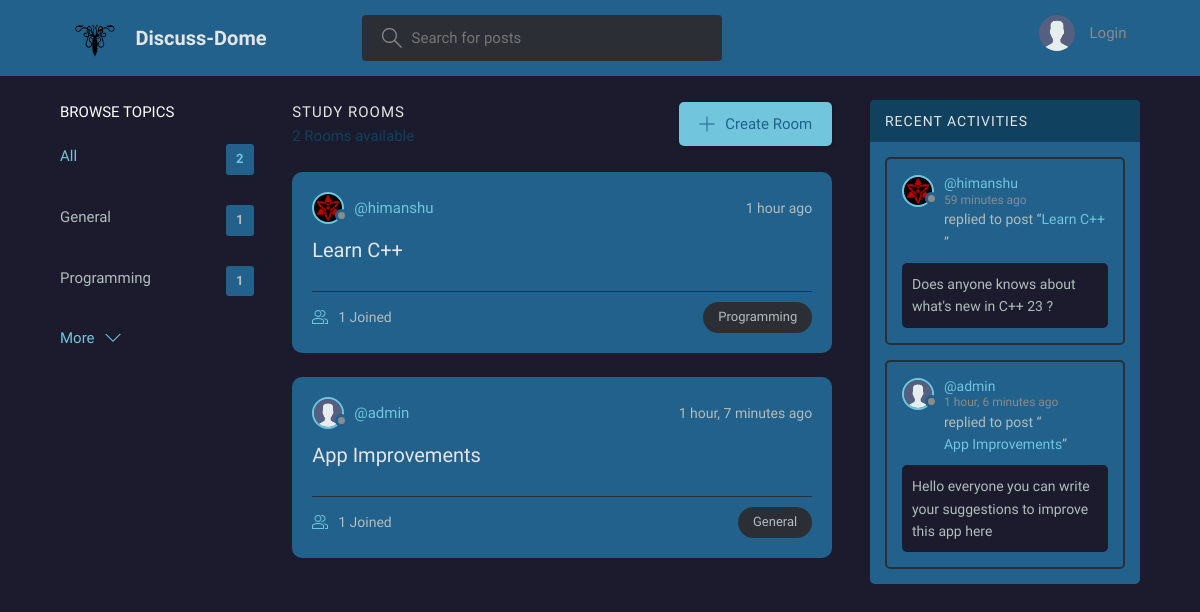
The page / on the database its author committed.
### base/models.py (models this page shows, shortened)
class Topic(models.Model):
    name = models.CharField(max_length=200)

class Room(models.Model):
    host = models.ForeignKey(User, on_delete=models.SET_NULL, null=True)
    topic = models.ForeignKey(Topic, on_delete=models.SET_NULL, null=True)
    name = models.CharField(max_length=200)
    description = models.TextField(null=True, blank=True)
    participants = models.ManyToManyField(
        User, related_name='participants', blank=True)
    updated = models.DateTimeField(auto_now=True)
    created = models.DateTimeField(auto_now_add=True)
    class Meta:
        ordering = ['-updated', '-created']
    def __str__(self):
        return self.name

class User(AbstractUser):
    name = models.CharField(max_length=200, null=True)
    email = models.EmailField(unique=True, null=True)
    bio = models.TextField(null=True)
    avatar = models.ImageField(null=True, default="avatar.svg")
    REQUIRED_FIELDS = []

class Message(models.Model):
    user = models.ForeignKey(User, on_delete=models.CASCADE)
    room = models.ForeignKey(Room, on_delete=models.CASCADE)
    body = models.TextField()
    updated = models.DateTimeField(auto_now=True)
    created = models.DateTimeField(auto_now_add=True)
    class Meta:
        ordering = ['-updated', '-created']

### base/views.py (the view)
# urls.py: path('', views.home, name="home"),
def home(request):
    q = request.GET.get('q') if request.GET.get('q') != None else ''
    rooms = Room.objects.filter(
        Q(topic__name__icontains=q) |
        Q(name__icontains=q) |
        Q(description__icontains=q)
    )
    topics = Topic.objects.all()[0:5]
    room_count = rooms.count()
    room_messages = Message.objects.filter(
        Q(room__topic__name__icontains=q))[0:3]
    context = {'rooms': rooms, 'topics': topics,
               'room_count': room_count, 'room_messages': room_messages}
    return render(request, 'base/home.html', context)

### base/templates/base/home.html (shortened to what this page needs)
{% extends 'main.html' %}
{% block content %}
<main class="layout layout--3">
  <div class="container">
    {% include 'base/topics_component.html' %}
    <div class="roomList">
      <div class="roomList__header">
        <div>
          <h2>Study Rooms</h2>
          <p>{{room_count}} Rooms available</p>
        </div>
        <a class="btn btn--main" href="{% url 'create-room' %}">
          <svg version="1.1" xmlns="http://www.w3.org/2000/svg" width="32" height="32" viewBox="0 0 32 32">
            <title>add</title>
            <path
              d="M16.943 0.943h-1.885v14.115h-14.115v1.885h14.115v14.115h1.885v-14.115h14.115v-1.885h-14.115v-14.115z">
            </path>
          </svg>
          Create Room
        </a>
      </div>
      {% include 'base/feed_component.html' %}
    </div>
    {% include 'base/activity_component.html' %}
  </div>
</main>
{% endblock %}

### base/templates/base/topics_component.html
<div class="topics">
    <div class="topics__header">
        <h2>Browse Topics</h2>
    </div>
    <ul class="topics__list">
        <li>
            <a href="{% url 'home' %}" class="active">All <span>{{topics.count}}</span></a>
        </li>
        {% for topic in topics %}
        <li>
            <a href="{% url 'home' %}?q={{topic.name}}">{{topic.name}}<span>{{topic.room_set.all.count}}</span></a>
        </li>
        {% endfor %}
    </ul>
    <a class="btn btn--link" href="{% url 'topics' %}">
        More
        <svg version="1.1" xmlns="http://www.w3.org/2000/svg" width="32" height="32" viewBox="0 0 32 32">
            <title>chevron-down</title>
            <path d="M16 21l-13-13h-3l16 16 16-16h-3l-13 13z"></path>
        </svg>
    </a>
</div>

### base/templates/base/feed_component.html (shortened to what this page needs)
{% for room in rooms %}
<div class="roomListRoom">
    <div class="roomListRoom__header">
        <a href="{% url 'user-profile' room.host.id %}" class="roomListRoom__author">
            <div class="avatar avatar--small">
                <img src="{{room.host.avatar.url}}" />
            </div>
            <span>@{{room.host.username}}</span>
        </a>
        <div class="roomListRoom__actions">
            <span>{{room.created|timesince}} ago</span>
        </div>
    </div>
    <div class="roomListRoom__content">
        <a href="{% url 'room' room.id %}">{{room.name}}</a>
    </div>
    <div class="roomListRoom__meta">
        <a href="{% url 'room' room.id %}" class="roomListRoom__joined">
            {{room.participants.all.count}} Joined
        </a>
        <p class="roomListRoom__topic">{{room.topic.name}}</p>
    </div>
</div>
{% endfor %}

### base/templates/base/activity_component.html (shortened to what this page needs)
<div class="activities">
    <div class="activities__header">
        <h2>Recent Activities</h2>
    </div>
    {% for message in room_messages %}
    <div class="activities__box">
        <div class="activities__boxHeader roomListRoom__header">
            <a href="{% url 'user-profile' message.user.id %}" class="roomListRoom__author">
                <div class="avatar avatar--small">
                    <img src="{{message.user.avatar.url}}" />
                </div>
                <p>
                    @{{message.user.username}}
                    <span>{{message.created|timesince}} ago</span>
                </p>
            </a>
        </div>
        <div class="activities__boxContent">
            <p>replied to post “<a href="{% url 'room' message.room.id %}">{{message.room}}</a>”</p>
            <div class="activities__boxRoomContent">{{message.body}}</div>
        </div>
    </div>
    {% endfor %}
</div>

### rows shown on the page
Topic: name "General", room_set.all.count "1"
Topic: name "Programming", room_set.all.count "1"
Room: host.avatar (picture), host.username "himanshu", created "1 hour", name "Learn C++", participants.all.count "1", topic.name "Programming"
Room: host.avatar (placeholder picture), host.username "admin", created "1 hour, 7 minutes", name "App Improvements", participants.all.count "1", topic.name "General"
Message: user.avatar (picture), user.username "himanshu", created "59 minutes", room "Learn C++", body "Does anyone knows about what's new in C++ 23 ?"
Message: user.avatar (placeholder picture), user.username "admin", created "1 hour, 6 minutes", room "App Improvements", body "Hello everyone you can write your suggestions to improve this app here"

### other values the page prints
{{ topics.count }} "2"
{{ room_count }} "2"
